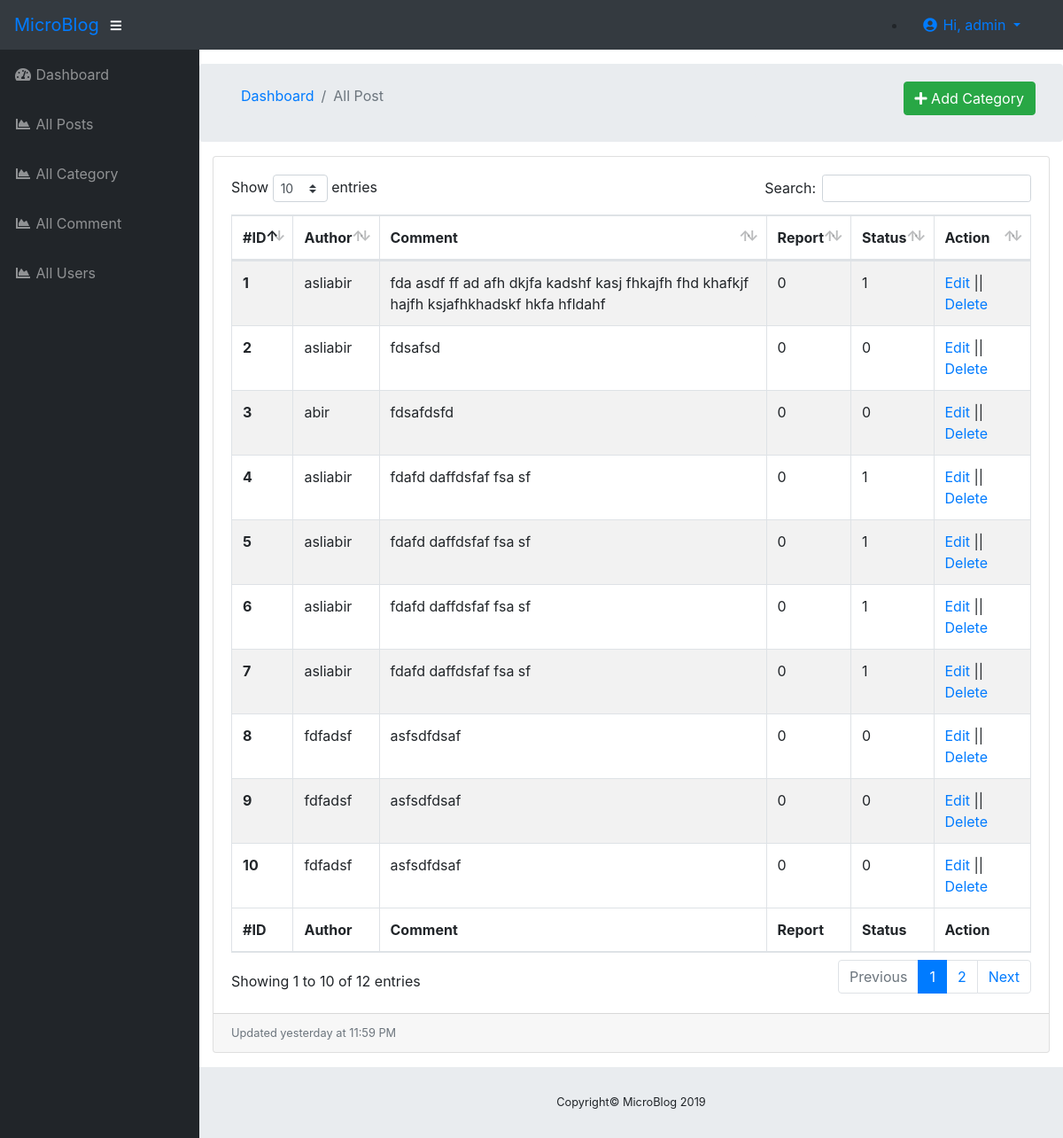
Screenshot of /admin/allComment.php (signed in) with the database file from the repository.
### tables this page shows
CREATE TABLE `tbl_comment` (
  `comment_id` int(10) NOT NULL,
  `post_id` int(10) NOT NULL,
  `username` varchar(30) NOT NULL,
  `comment_body` text NOT NULL,
  `report` int(10) NOT NULL DEFAULT '0',
  `status` int(2) NOT NULL DEFAULT '0'
);

### admin/allComment.php (the view, shortened to what this page needs)
<?php ob_start();
include "inc/header.php"; ?>
<div id="wrapper">
    <?php include "inc/sidebar.php"; ?>
    <div id="content-wrapper">
        <div class="container-fluid">
            <div class="row breadcrumb dashboard-breadcrumb">
                <div class="col-md-8">
                    <ol class="breadcrumb">
                        <li class="breadcrumb-item">
                            <a href="index.php">Dashboard</a>
                        </li>
                        <li class="breadcrumb-item active">All Post</li>
                    </ol>
                </div>
                <div class="col-md-4">
                    <div class="btn-group float-right mt-2" role="group">
                        <a class="btn btn-success btn-md" href="addCategory.php">
                            <i class="fa fa-plus" aria-hidden="true"></i> Add Category</a>
                    </div>
                </div>
            </div>
            <div class="card mb-3">
                <div class="card-body">
                    <div class="table-responsive">
                        <table class="table table-bordered table-striped table-hover" id="dataTable" width="100%" cellspacing="0">
                            <thead>
                                <tr>
                                    <th>#ID</th>
                                    <th>Author</th>
                                    <th>Comment</th>
                                    <th>Report</th>
                                    <th>Status</th>
                                    <th>Action</th>
                                </tr>
                            </thead>
                            <tfoot>
                                <tr>
                                    <th>#ID</th>
                                    <th>Author</th>
                                    <th>Comment</th>
                                    <th>Report</th>
                                    <th>Status</th>
                                    <th>Action</th>
                                </tr>
                            </tfoot>
                            <tbody>
                                <?php
                                $sql = "SELECT * FROM `tbl_comment`";
                                $result = $db->query($sql);
                                while ($row = $result->fetch_assoc()) {
                                    ?>
                                    <tr>
                                        <th scope="row"><?php echo $row['comment_id']; ?></th>
                                        <td><?php echo $row['username']; ?></td>
                                        <td><?php echo $row['comment_body']; ?></td>
                                        <td><?php echo $row['report']; ?></td>
                                        <td><?php echo $row['status']; ?></td>
                                        <td><a href="editCategory.php?id=<?php echo $row['comment_id']; ?>">Edit</a> || <a href="?delID=<?php echo $row['comment_id']; ?>" onclick="return confirm('Are you sure?');">Delete</a></td>
                                    </tr>
                                <?php } ?>
                            </tbody>
                        </table>
                    </div>
                </div>
                <div class="card-footer small text-muted">Updated yesterday at 11:59 PM</div>
            </div>
        </div>
        <?php include "inc/footer.php"; ?>

### rows the page displays
tbl_comment: comment_id "1", username "asliabir", comment_body "fda asdf ff ad afh dkjfa kadshf kasj fhkajfh fhd khafkjf hajfh ksjafhkhadskf hkfa hfldahf", report "0", status "1"
tbl_comment: comment_id "2", username "asliabir", comment_body "fdsafsd", report "0", status "0"
tbl_comment: comment_id "3", username "abir", comment_body "fdsafdsfd", report "0", status "0"
tbl_comment: comment_id "4", username "asliabir", comment_body "fdafd daffdsfaf fsa sf", report "0", status "1"
tbl_comment: comment_id "5", username "asliabir", comment_body "fdafd daffdsfaf fsa sf", report "0", status "1"
tbl_comment: comment_id "6", username "asliabir", comment_body "fdafd daffdsfaf fsa sf", report "0", status "1"
tbl_comment: comment_id "7", username "asliabir", comment_body "fdafd daffdsfaf fsa sf", report "0", status "1"
tbl_comment: comment_id "8", username "fdfadsf", comment_body "asfsdfdsaf", report "0", status "0"
tbl_comment: comment_id "9", username "fdfadsf", comment_body "asfsdfdsaf", report "0", status "0"
tbl_comment: comment_id "10", username "fdfadsf", comment_body "asfsdfdsaf", report "0", status "0"

### other values shown
$_SESSION['username'] "admin"
